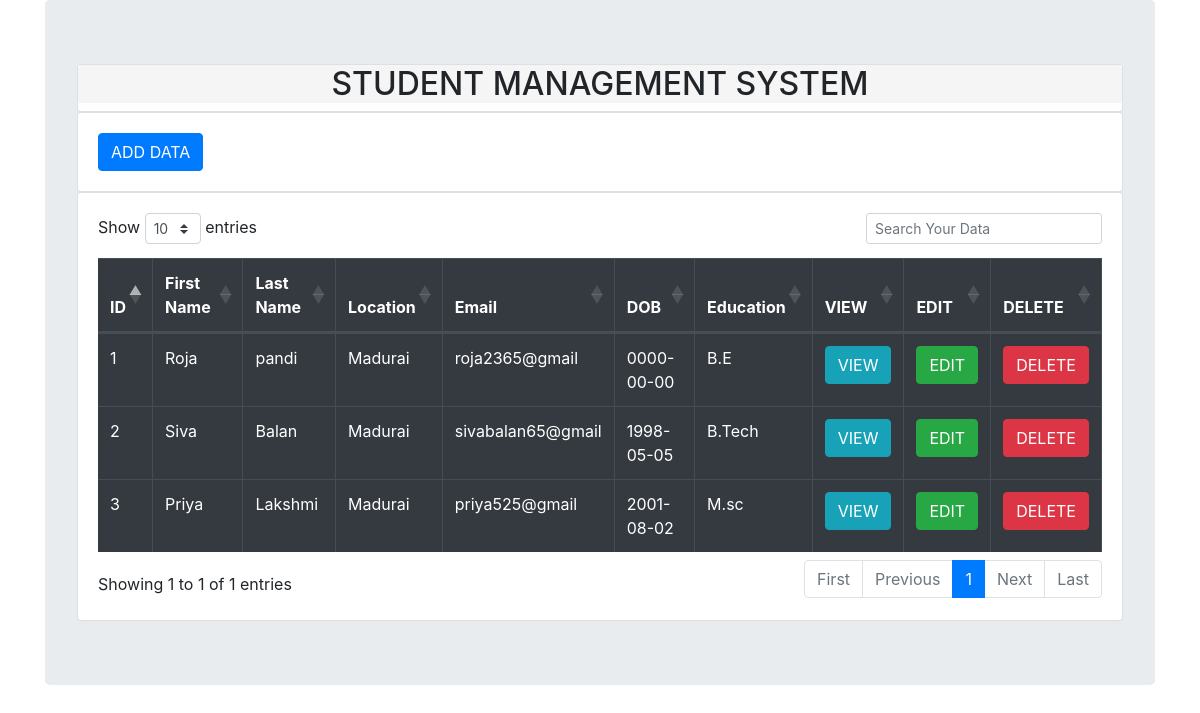
The page / on the database its author committed.
### tables this page shows
CREATE TABLE `stddetails` (
  `id` int(10) NOT NULL,
  `firstname` varchar(20) NOT NULL,
  `lastname` varchar(20) NOT NULL,
  `location` varchar(20) NOT NULL,
  `email` varchar(20) NOT NULL,
  `dob` date NOT NULL,
  `education` varchar(25) NOT NULL
);

### index.php (the view, shortened to what this page needs)
<!DOCTYPE html>
<html lang="en">
<head>
    <link rel="stylesheet" href="https://stackpath.bootstrapcdn.com/bootstrap/4.2.1/css/bootstrap.min.css">
    <link rel="stylesheet" href="https://cdn.datatables.net/1.10.18/css/dataTables.bootstrap4.min.css">
</head>
<body>
    <div class="container">
        <div class="jumbotron">
            <div class="card">
                <h2>STUDENT MANAGEMENT SYSTEM</h2>
            </div>
            <div class="card">
                <div class="card-body">
                    <button type="button" class="btn btn-primary" data-toggle="modal" data-target="#studentaddmodal">
                        ADD DATA
                    </button>
                </div>
            </div>
            <div class="card">
                <div class="card-body">
                    <?php
                $connection = mysqli_connect("localhost","root","");
                $query = "SELECT * FROM stddetails";
                $query_run = mysqli_query($connection, $query);
            ?>
                    <table id="datatableid" class="table table-bordered table-dark">
                        <thead>
                            <tr>
                                <th scope="col"> ID</th>
                                <th scope="col">First Name</th>
                                <th scope="col">Last Name </th>
                                <th scope="col"> Location </th>
                                <th scope="col"> Email </th>
                             <th scope="col"> DOB </th>
                             <th scope="col"> Education </th>
                                <th scope="col"> VIEW </th>
                                <th scope="col"> EDIT </th>
                                <th scope="col"> DELETE </th>
                            </tr>
                        </thead>
                        <?php
                if($query_run)
                {
                    foreach($query_run as $row)
                    {
            ?>
                        <tbody>
                            <tr>
                                <td> <?php echo $row['id']; ?> </td>
                                <td> <?php echo $row['firstname']; ?> </td>
                                <td> <?php echo $row['lastname']; ?> </td>
                                <td> <?php echo $row['location']; ?> </td>
                                <td> <?php echo $row['email']; ?> </td>
                                  <td> <?php echo $row['dob']; ?> </td>
                                  <td> <?php echo $row['education']; ?> </td>
                                <td>
                                    <button type="button" class="btn btn-info viewbtn"> VIEW </button>
                                </td>
                                <td>
                                    <button type="button" class="btn btn-success editbtn"> EDIT </button>
                                </td>
                                <td>
                                    <button type="button" class="btn btn-danger deletebtn"> DELETE </button>
                                </td>
                            </tr>
                        </tbody>
                        <?php
                    }
                }
                else
                {
                    echo "No Record Found";
                }
            ?>
                    </table>
                </div>
            </div>
        </div>
    </div>
</body>
</html>

### index.php (style rules this page uses)
h2 { text-align: center; background-color: whitesmoke; }

### rows shown on the page
stddetails: id "1", firstname "Roja", lastname "pandi", location "Madurai", email "roja2365@gmail", dob "0000-00-00", education "B.E"
stddetails: id "2", firstname "Siva", lastname "Balan", location "Madurai", email "sivabalan65@gmail", dob "1998-05-05", education "B.Tech"
stddetails: id "3", firstname "Priya", lastname "Lakshmi", location "Madurai", email "priya525@gmail", dob "2001-08-02", education "M.sc"
